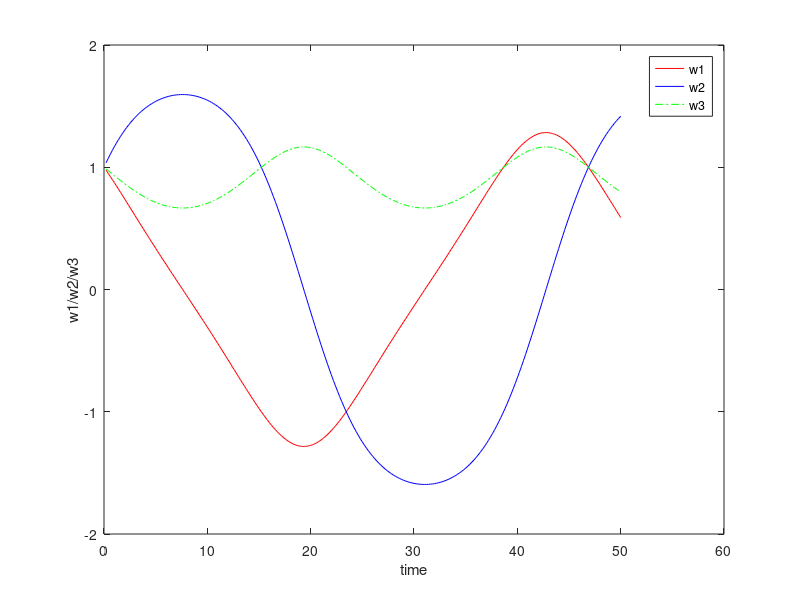

Here is the MATLAB script that generated this plot:
% Sovling Q6
n=1;
A=0.25;
B=0.27;
C=0.30;
t0=0;
tn=50;
%step size h
step=0.2;
U0=1;
V0=1;
W0=1;
m=(tn-t0)/step;
f=@(t,V,W)((B-C)*V*W/A);
g=@(t,U,W)((C-A)*W*U/B);
h=@(t,U,V)((A-B)*U*V/C);
w1=zeros(1,m);
w2=zeros(1,m);
w3=zeros(1,m);
t=zeros(1,m);
E=0.5*A*U0^2+0.5*B*V0^2+0.5*C*W0^2;
H=sqrt(A^2*U0^2+B^2*V0^2+C^2*W0^2);
display([E,H^2])

%4-stage explicit RK methods 
while n<m+1
    t1=t0+step;
    a1=f(t0,V0,W0);
    b1=g(t0,U0,W0);
    c1=h(t0,U0,V0);
   
    a2=f(t0+0.5*step,V0+0.5*step*b1,W0+0.5*step*c1);
    b2=g(t0+0.5*step,U0+0.5*step*a1,W0+0.5*step*c1);
    c2=h(t0+0.5*step,U0+0.5*step*a1,V0+0.5*step*b1);
    
    a3=f(t0+0.5*step,V0+0.5*step*b2,W0+0.5*step*c2);
    b3=g(t0+0.5*step,U0+0.5*step*a2,W0+0.5*step*c2);
    c3=h(t0+0.5*step,U0+0.5*step*a2,V0+0.5*step*b2);
    
    a4=f(t0+step,V0+step*b3,W0+step*c3);
    b4=g(t0+step,U0+step*a3,W0+step*c3);
    c4=h(t0+step,U0+step*a3,V0+step*b3);
    
    U1=U0+step*(a1/6+a2/3+a3/3+a4/6);
    V1=V0+step*(b1/6+b2/3+b3/3+b4/6);
    W1=W0+step*(c1/6+c2/3+c3/3+c4/6);
    t(n)=t1;
    w1(n)=U1;
    w2(n)=V1;
    w3(n)=W1;

    plot (t,w1,'r',t,w2,'b',t,w3,'g-.')

xlabel('time')
ylabel('w1/w2/w3')
legend('w1','w2','w3')

t0=t1;
U0=U1;
V0=V1;
W0=W1;


n=n+1;
end
   
E=0.5*A*U1^2+0.5*B*V1^2+0.5*C*W1^2;
H=sqrt(A^2*U1^2+B^2*V1^2+C^2*W1^2);
display([E,H^2])

  
